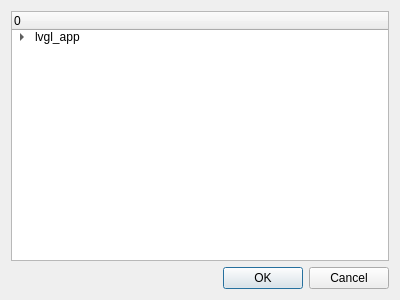
<?xml version="1.0" encoding="UTF-8"?>
<ui version="4.0">
 <class>choosePathDialog</class>
 <widget class="QDialog" name="choosePathDialog">
  <property name="geometry">
   <rect>
    <x>0</x>
    <y>0</y>
    <width>400</width>
    <height>300</height>
   </rect>
  </property>
  <property name="windowTitle">
   <string>Dialog</string>
  </property>
  <property name="styleSheet">
   <string notr="true">font: 9pt &quot;Microsoft JhengHei UI&quot;;</string>
  </property>
  <layout class="QVBoxLayout" name="verticalLayout">
   <item>
    <widget class="QTreeWidget" name="treeWidget">
     <column>
      <property name="text">
       <string>0</string>
      </property>
     </column>
     <item>
      <property name="text">
       <string>lvgl_app</string>
      </property>
      <item>
       <property name="text">
        <string>test</string>
       </property>
      </item>
     </item>
    </widget>
   </item>
   <item>
    <widget class="QDialogButtonBox" name="buttonBox">
     <property name="orientation">
      <enum>Qt::Horizontal</enum>
     </property>
     <property name="standardButtons">
      <set>QDialogButtonBox::Cancel|QDialogButtonBox::Ok</set>
     </property>
    </widget>
   </item>
  </layout>
 </widget>
 <resources/>
 <connections>
  <connection>
   <sender>buttonBox</sender>
   <signal>accepted()</signal>
   <receiver>choosePathDialog</receiver>
   <slot>accept()</slot>
   <hints>
    <hint type="sourcelabel">
     <x>248</x>
     <y>254</y>
    </hint>
    <hint type="destinationlabel">
     <x>157</x>
     <y>274</y>
    </hint>
   </hints>
  </connection>
  <connection>
   <sender>buttonBox</sender>
   <signal>rejected()</signal>
   <receiver>choosePathDialog</receiver>
   <slot>reject()</slot>
   <hints>
    <hint type="sourcelabel">
     <x>316</x>
     <y>260</y>
    </hint>
    <hint type="destinationlabel">
     <x>286</x>
     <y>274</y>
    </hint>
   </hints>
  </connection>
 </connections>
</ui>
